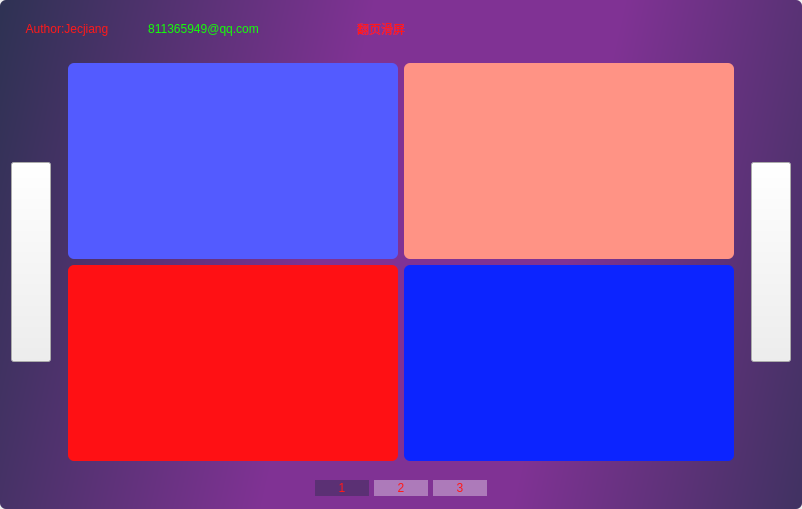
<?xml version="1.0" encoding="UTF-8"?>
<ui version="4.0">
 <class>MainWindow</class>
 <widget class="QMainWindow" name="MainWindow">
  <property name="geometry">
   <rect>
    <x>0</x>
    <y>0</y>
    <width>802</width>
    <height>509</height>
   </rect>
  </property>
  <property name="windowTitle">
   <string>MainWindow</string>
  </property>
  <widget class="QWidget" name="centralWidget">
   <property name="styleSheet">
    <string notr="true">QWidget#centralWidget{background-color: qlineargradient(spread:reflect, x1:0, y1:0, x2:0.61, y2:0.086, stop:0 rgba(46, 50, 83, 255), stop:0.751412 rgba(128, 50, 148, 255));border:0px solid red;
border-radius:6px;}
</string>
   </property>
   <layout class="QVBoxLayout" name="verticalLayout_2">
    <item>
     <layout class="QHBoxLayout" name="horizontalLayout_5">
      <property name="spacing">
       <number>5</number>
      </property>
      <item>
       <widget class="QLabel" name="label_9">
        <property name="minimumSize">
         <size>
          <width>112</width>
          <height>35</height>
         </size>
        </property>
        <property name="maximumSize">
         <size>
          <width>112</width>
          <height>35</height>
         </size>
        </property>
        <property name="styleSheet">
         <string notr="true">
font: 75 11pt &quot;微软雅黑&quot;;
color: rgb(255, 25, 25);</string>
        </property>
        <property name="text">
         <string>Author:Jecjiang</string>
        </property>
        <property name="alignment">
         <set>Qt::AlignCenter</set>
        </property>
       </widget>
      </item>
      <item>
       <widget class="QLabel" name="label_10">
        <property name="minimumSize">
         <size>
          <width>151</width>
          <height>35</height>
         </size>
        </property>
        <property name="maximumSize">
         <size>
          <width>151</width>
          <height>35</height>
         </size>
        </property>
        <property name="styleSheet">
         <string notr="true">
font: 75 11pt &quot;微软雅黑&quot;;
color: rgb(20, 255, 8);</string>
        </property>
        <property name="text">
         <string>811365949@qq.com</string>
        </property>
        <property name="alignment">
         <set>Qt::AlignCenter</set>
        </property>
       </widget>
      </item>
      <item>
       <spacer name="horizontalSpacer_3">
        <property name="orientation">
         <enum>Qt::Horizontal</enum>
        </property>
        <property name="sizeHint" stdset="0">
         <size>
          <width>40</width>
          <height>20</height>
         </size>
        </property>
       </spacer>
      </item>
      <item>
       <widget class="QLabel" name="label_8">
        <property name="minimumSize">
         <size>
          <width>54</width>
          <height>16</height>
         </size>
        </property>
        <property name="styleSheet">
         <string notr="true">
font: 75 20pt &quot;微软雅黑&quot;;
color: rgb(255, 25, 25);</string>
        </property>
        <property name="text">
         <string>翻页滑屏</string>
        </property>
        <property name="alignment">
         <set>Qt::AlignCenter</set>
        </property>
       </widget>
      </item>
      <item>
       <spacer name="horizontalSpacer_4">
        <property name="orientation">
         <enum>Qt::Horizontal</enum>
        </property>
        <property name="sizeHint" stdset="0">
         <size>
          <width>40</width>
          <height>20</height>
         </size>
        </property>
       </spacer>
      </item>
      <item>
       <widget class="QLabel" name="label_11">
        <property name="minimumSize">
         <size>
          <width>152</width>
          <height>35</height>
         </size>
        </property>
        <property name="maximumSize">
         <size>
          <width>152</width>
          <height>35</height>
         </size>
        </property>
        <property name="styleSheet">
         <string notr="true">
font: 75 11pt &quot;微软雅黑&quot;;
color: rgb(20, 255, 8);</string>
        </property>
        <property name="text">
         <string/>
        </property>
        <property name="alignment">
         <set>Qt::AlignCenter</set>
        </property>
       </widget>
      </item>
      <item>
       <widget class="QLabel" name="label_12">
        <property name="minimumSize">
         <size>
          <width>151</width>
          <height>35</height>
         </size>
        </property>
        <property name="maximumSize">
         <size>
          <width>151</width>
          <height>35</height>
         </size>
        </property>
        <property name="styleSheet">
         <string notr="true">
font: 75 11pt &quot;微软雅黑&quot;;
color: rgb(20, 255, 8);</string>
        </property>
        <property name="text">
         <string/>
        </property>
        <property name="alignment">
         <set>Qt::AlignCenter</set>
        </property>
       </widget>
      </item>
     </layout>
    </item>
    <item>
     <layout class="QHBoxLayout" name="horizontalLayout">
      <item>
       <widget class="QPushButton" name="pushButton">
        <property name="minimumSize">
         <size>
          <width>0</width>
          <height>200</height>
         </size>
        </property>
        <property name="styleSheet">
         <string notr="true">QPushButton{border-image: url(:/new/prefix1/Resourse/appbar.chevron.left.png);}

QPushButton:hover{border-image: url(:/new/prefix1/Resourse/appbar.chevron.left.png);background-color: rgb(137, 255, 46,90);}
</string>
        </property>
        <property name="text">
         <string/>
        </property>
       </widget>
      </item>
      <item>
       <widget class="AnimationStackedWidget" name="stackedWidget">
        <property name="styleSheet">
         <string notr="true"/>
        </property>
        <property name="currentIndex">
         <number>1</number>
        </property>
        <widget class="QWidget" name="page">
         <property name="styleSheet">
          <string notr="true">background-color: rgb(200, 255, 17,0);</string>
         </property>
         <layout class="QGridLayout" name="gridLayout_2">
          <item row="0" column="0">
           <widget class="QWidget" name="widget_5" native="true">
            <property name="styleSheet">
             <string notr="true">background-color: rgb(255, 85, 187);
border-radius:6px;</string>
            </property>
            <layout class="QVBoxLayout" name="verticalLayout"/>
           </widget>
          </item>
          <item row="1" column="0">
           <widget class="QWidget" name="widget_6" native="true">
            <property name="styleSheet">
             <string notr="true">background-color: rgb(83, 91, 255);
border-radius:6px;</string>
            </property>
           </widget>
          </item>
         </layout>
        </widget>
        <widget class="QWidget" name="page_2">
         <property name="styleSheet">
          <string notr="true">background-color: rgb(200, 255, 17,0);</string>
         </property>
         <layout class="QGridLayout" name="gridLayout">
          <item row="0" column="0">
           <widget class="QWidget" name="widget" native="true">
            <property name="styleSheet">
             <string notr="true">background-color: rgb(83, 91, 255);
border-radius:6px;</string>
            </property>
            <layout class="QHBoxLayout" name="horizontalLayout_2"/>
           </widget>
          </item>
          <item row="1" column="0">
           <widget class="QWidget" name="widget_3" native="true">
            <property name="styleSheet">
             <string notr="true">background-color: rgb(255, 16, 20);
border-radius:6px;</string>
            </property>
           </widget>
          </item>
          <item row="1" column="1">
           <widget class="QWidget" name="widget_4" native="true">
            <property name="styleSheet">
             <string notr="true">background-color: rgb(12, 36, 255);
border-radius:6px;</string>
            </property>
           </widget>
          </item>
          <item row="0" column="1">
           <widget class="QWidget" name="widget_2" native="true">
            <property name="styleSheet">
             <string notr="true">background-color: rgb(255, 147, 133);
border-radius:6px;</string>
            </property>
           </widget>
          </item>
         </layout>
        </widget>
        <widget class="QWidget" name="page_3">
         <property name="styleSheet">
          <string notr="true">background-color: rgb(200, 255, 17,0);</string>
         </property>
         <layout class="QGridLayout" name="gridLayout_3">
          <item row="0" column="0">
           <widget class="QWidget" name="widget_7" native="true">
            <property name="styleSheet">
             <string notr="true">background-color: rgb(83, 91, 255);
border-radius:6px;</string>
            </property>
            <layout class="QHBoxLayout" name="horizontalLayout_3"/>
           </widget>
          </item>
          <item row="0" column="1">
           <widget class="QWidget" name="widget_8" native="true">
            <property name="styleSheet">
             <string notr="true">background-color: rgb(157, 255, 130);
border-radius:6px;</string>
            </property>
           </widget>
          </item>
          <item row="1" column="0" colspan="2">
           <widget class="QWidget" name="widget_9" native="true">
            <property name="styleSheet">
             <string notr="true">background-color: rgb(11, 255, 255);
border-radius:6px;</string>
            </property>
           </widget>
          </item>
         </layout>
        </widget>
       </widget>
      </item>
      <item>
       <widget class="QPushButton" name="pushButton_2">
        <property name="minimumSize">
         <size>
          <width>0</width>
          <height>200</height>
         </size>
        </property>
        <property name="maximumSize">
         <size>
          <width>16777215</width>
          <height>200</height>
         </size>
        </property>
        <property name="styleSheet">
         <string notr="true">QPushButton{border-image: url(:/new/prefix1/Resourse/appbar.chevron.right.png);}

QPushButton:hover{border-image: url(:/new/prefix1/Resourse/appbar.chevron.right.png);background-color: rgb(137, 255, 46,90);}
</string>
        </property>
        <property name="text">
         <string/>
        </property>
       </widget>
      </item>
     </layout>
    </item>
    <item>
     <layout class="QHBoxLayout" name="horizontalLayout_4">
      <property name="spacing">
       <number>5</number>
      </property>
      <item>
       <spacer name="horizontalSpacer">
        <property name="orientation">
         <enum>Qt::Horizontal</enum>
        </property>
        <property name="sizeHint" stdset="0">
         <size>
          <width>40</width>
          <height>20</height>
         </size>
        </property>
       </spacer>
      </item>
      <item>
       <widget class="QLabel" name="label_4">
        <property name="minimumSize">
         <size>
          <width>54</width>
          <height>16</height>
         </size>
        </property>
        <property name="maximumSize">
         <size>
          <width>54</width>
          <height>16</height>
         </size>
        </property>
        <property name="styleSheet">
         <string notr="true">background-color: rgba(24, 46, 58, 90);
font: 75 10pt &quot;微软雅黑&quot;;
color: rgb(255, 25, 25);</string>
        </property>
        <property name="text">
         <string>1</string>
        </property>
        <property name="alignment">
         <set>Qt::AlignCenter</set>
        </property>
       </widget>
      </item>
      <item>
       <widget class="QLabel" name="label_5">
        <property name="minimumSize">
         <size>
          <width>54</width>
          <height>16</height>
         </size>
        </property>
        <property name="maximumSize">
         <size>
          <width>54</width>
          <height>16</height>
         </size>
        </property>
        <property name="styleSheet">
         <string notr="true">background-color: rgb(255, 255, 255,90);
color: rgb(255, 25, 25);
font: 75 10pt &quot;微软雅黑&quot;;</string>
        </property>
        <property name="text">
         <string>2</string>
        </property>
        <property name="alignment">
         <set>Qt::AlignCenter</set>
        </property>
       </widget>
      </item>
      <item>
       <widget class="QLabel" name="label_6">
        <property name="minimumSize">
         <size>
          <width>54</width>
          <height>16</height>
         </size>
        </property>
        <property name="maximumSize">
         <size>
          <width>54</width>
          <height>16</height>
         </size>
        </property>
        <property name="styleSheet">
         <string notr="true">background-color: rgb(255, 255, 255,90);
color: rgb(255, 25, 25);
font: 75 10pt &quot;微软雅黑&quot;;</string>
        </property>
        <property name="text">
         <string>3</string>
        </property>
        <property name="alignment">
         <set>Qt::AlignCenter</set>
        </property>
       </widget>
      </item>
      <item>
       <spacer name="horizontalSpacer_2">
        <property name="orientation">
         <enum>Qt::Horizontal</enum>
        </property>
        <property name="sizeHint" stdset="0">
         <size>
          <width>40</width>
          <height>20</height>
         </size>
        </property>
       </spacer>
      </item>
     </layout>
    </item>
   </layout>
  </widget>
 </widget>
 <layoutdefault spacing="6" margin="11"/>
 <customwidgets>
  <customwidget>
   <class>AnimationStackedWidget</class>
   <extends>QStackedWidget</extends>
   <header>animationstackedwidget.h</header>
   <container>1</container>
  </customwidget>
 </customwidgets>
 <resources/>
 <connections/>
</ui>
